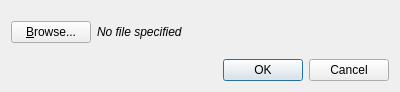
<?xml version="1.0" encoding="UTF-8"?>
<ui version="4.0">
 <class>Dialog</class>
 <widget class="QDialog" name="Dialog">
  <property name="windowModality">
   <enum>Qt::NonModal</enum>
  </property>
  <property name="geometry">
   <rect>
    <x>0</x>
    <y>0</y>
    <width>400</width>
    <height>92</height>
   </rect>
  </property>
  <property name="sizePolicy">
   <sizepolicy hsizetype="Expanding" vsizetype="Expanding">
    <horstretch>0</horstretch>
    <verstretch>0</verstretch>
   </sizepolicy>
  </property>
  <property name="windowTitle">
   <string>Options</string>
  </property>
  <property name="modal">
   <bool>true</bool>
  </property>
  <layout class="QVBoxLayout" name="verticalLayout">
   <item>
    <layout class="QHBoxLayout" name="horizontalLayout">
     <item>
      <widget class="QPushButton" name="openbinary">
       <property name="sizePolicy">
        <sizepolicy hsizetype="Fixed" vsizetype="Fixed">
         <horstretch>0</horstretch>
         <verstretch>0</verstretch>
        </sizepolicy>
       </property>
       <property name="text">
        <string>&amp;Browse...</string>
       </property>
      </widget>
     </item>
     <item>
      <widget class="QLabel" name="binary_path">
       <property name="sizePolicy">
        <sizepolicy hsizetype="Expanding" vsizetype="Expanding">
         <horstretch>0</horstretch>
         <verstretch>0</verstretch>
        </sizepolicy>
       </property>
       <property name="font">
        <font>
         <italic>true</italic>
        </font>
       </property>
       <property name="text">
        <string>No file specified</string>
       </property>
       <property name="wordWrap">
        <bool>true</bool>
       </property>
      </widget>
     </item>
    </layout>
   </item>
   <item>
    <widget class="QDialogButtonBox" name="buttonBox">
     <property name="orientation">
      <enum>Qt::Horizontal</enum>
     </property>
     <property name="standardButtons">
      <set>QDialogButtonBox::Cancel|QDialogButtonBox::Ok</set>
     </property>
    </widget>
   </item>
  </layout>
 </widget>
 <resources/>
 <connections>
  <connection>
   <sender>buttonBox</sender>
   <signal>accepted()</signal>
   <receiver>Dialog</receiver>
   <slot>accept()</slot>
   <hints>
    <hint type="sourcelabel">
     <x>248</x>
     <y>254</y>
    </hint>
    <hint type="destinationlabel">
     <x>157</x>
     <y>274</y>
    </hint>
   </hints>
  </connection>
  <connection>
   <sender>buttonBox</sender>
   <signal>rejected()</signal>
   <receiver>Dialog</receiver>
   <slot>reject()</slot>
   <hints>
    <hint type="sourcelabel">
     <x>316</x>
     <y>260</y>
    </hint>
    <hint type="destinationlabel">
     <x>286</x>
     <y>274</y>
    </hint>
   </hints>
  </connection>
  <connection>
   <sender>openbinary</sender>
   <signal>clicked()</signal>
   <receiver>Dialog</receiver>
   <slot>select_file()</slot>
   <hints>
    <hint type="sourcelabel">
     <x>47</x>
     <y>31</y>
    </hint>
    <hint type="destinationlabel">
     <x>199</x>
     <y>45</y>
    </hint>
   </hints>
  </connection>
 </connections>
 <slots>
  <slot>select_file()</slot>
 </slots>
</ui>
